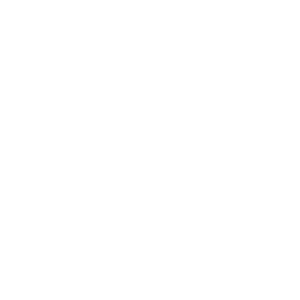
Frame 1 (no input)
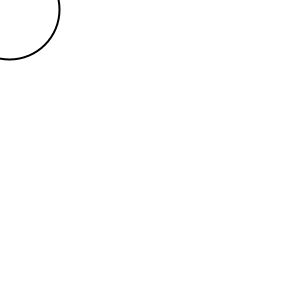
Frame 60 (the mouse pressed at the canvas centre just before this capture)
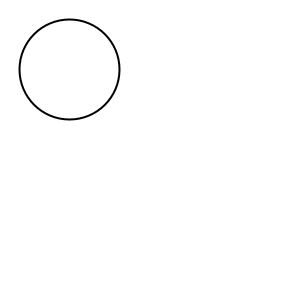
Frame 120 (the mouse held since frame 60 and released just before this capture)

The Processing sketch that drew these frames (run headless with seeded random() and noise(); from frame 60 on, the mouse is pressed at the canvas centre):

// Processing sketch: Checkpoint_1_Sketch_4
// ── Checkpoint_1_Sketch_4.pde
// Grace
// 2-4
// Checkpoint 1 Sketch 4

int x = -50;
int y = -50;

void setup () {
  size(300, 300);
  strokeWeight(2);
}

void draw () {
  background(255);
  ellipse(x, y, 100, 100);
  
  x ++;
  y ++;
  
  if (x > 400) {
    x = -50;
    y = -50;
  }
}
